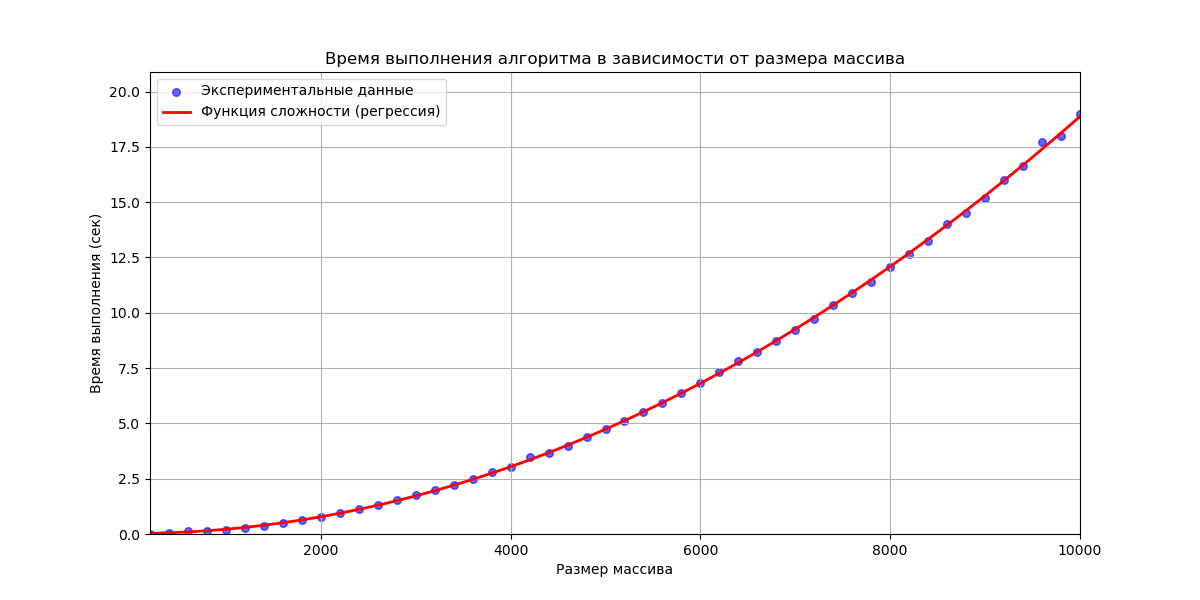

This chart was generated by the following Python code:
import numpy as np
import matplotlib.pyplot as plt
from sklearn.preprocessing import PolynomialFeatures
from sklearn.linear_model import LinearRegression
import time

def selection_sort(arr):
    length = len(arr)
    for i in range(length - 1):
        min_index = i
        for j in range(i + 1, length):
            if arr[j] < arr[min_index]:
                min_index = j
        arr[i], arr[min_index] = arr[min_index], arr[i]
    return arr

np.random.seed(42)

sizes = np.arange(200, 10001, 200)
times = []

for size in sizes:
    arr = np.random.randint(0, 10000, size)
    start_time = time.time()
    selection_sort(arr)
    end_time = time.time()
    times.append(end_time - start_time)
    print(size, end_time - start_time)

y = np.array(times)

poly = PolynomialFeatures(degree=2)
N_b_poly = poly.fit_transform(sizes.reshape(-1, 1))

model = LinearRegression()
model.fit(N_b_poly, y)

y_predict = model.predict(N_b_poly)

plt.figure(figsize=(12, 6))
plt.scatter(sizes, y, label='Экспериментальные данные', color='blue', alpha=0.6, s=30)
plt.plot(sizes, y_predict, label='Функция сложности (регрессия)', color='red', linewidth=2)
plt.title('Время выполнения алгоритма в зависимости от размера массива')
plt.xlabel('Размер массива')
plt.ylabel('Время выполнения (сек)')
plt.xlim(200, 10000)
plt.ylim(0, max(y) + max(y) * 0.1)
plt.axhline(0, color='black', linewidth=0.5, ls='--')
plt.axvline(0, color='black', linewidth=0.5, ls='--')
plt.grid()
plt.legend()
plt.show()
